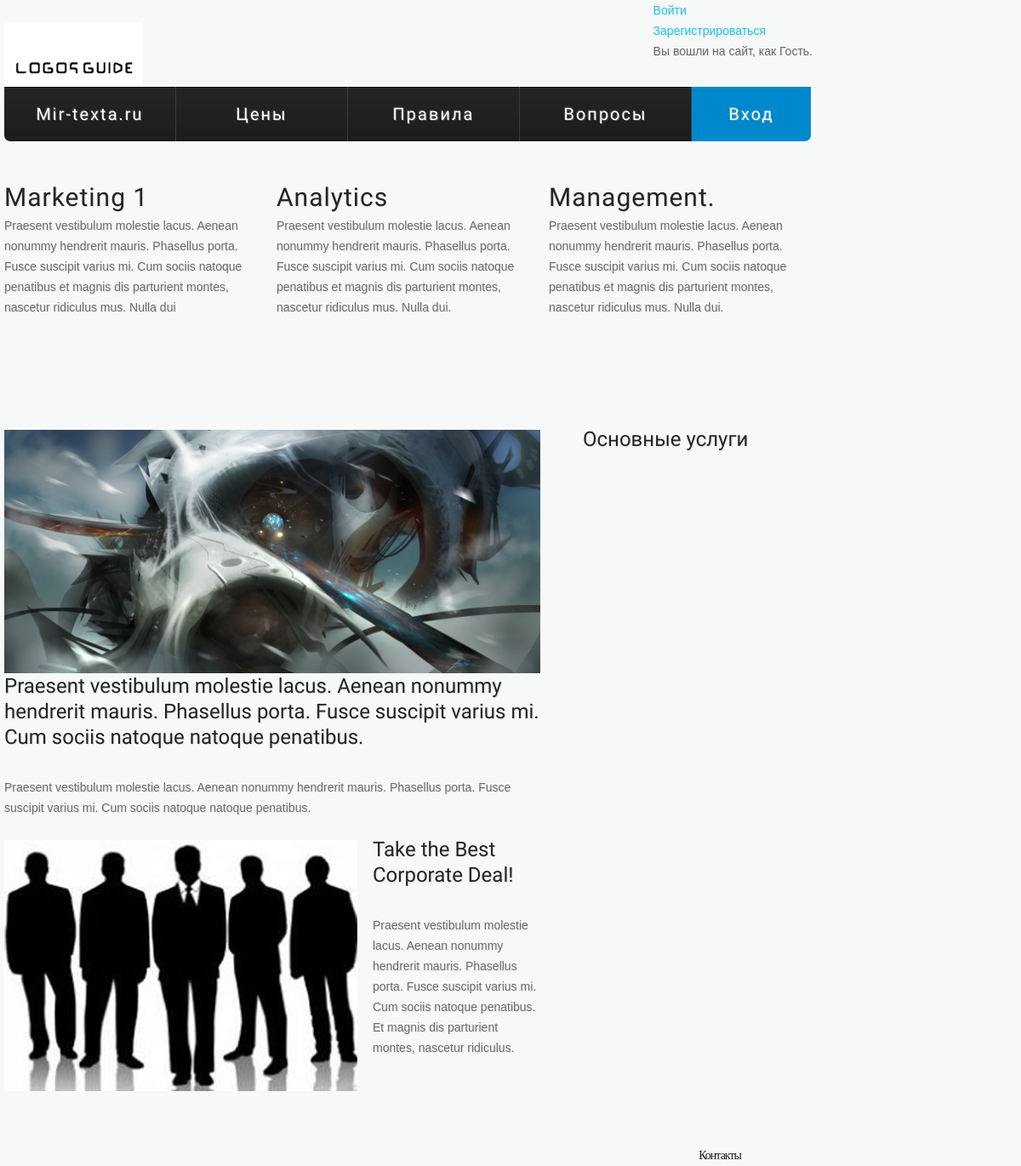
Before: /services.php with the older database file.
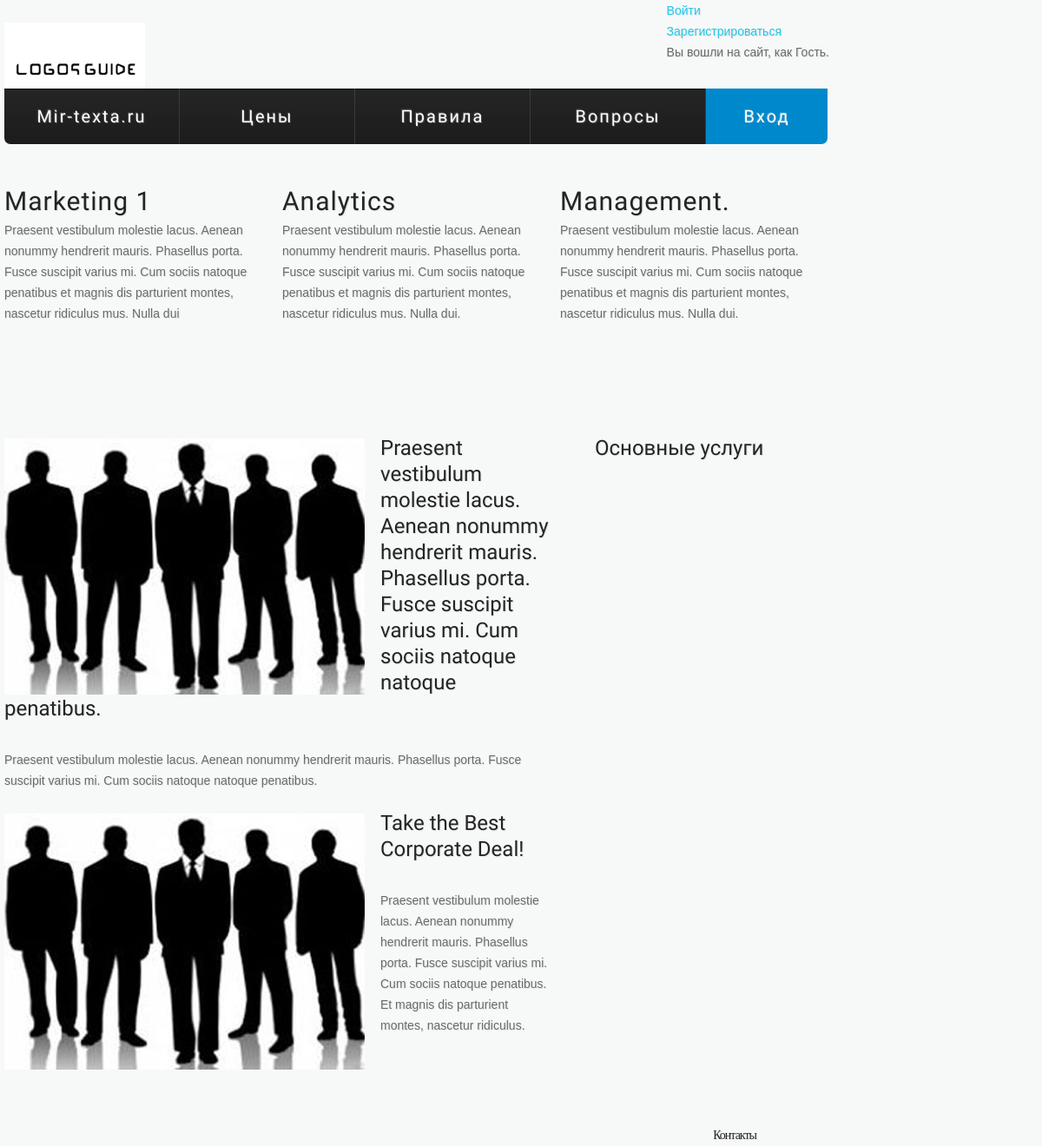
After: the same page with the newer database file.
### tables this page shows
CREATE TABLE IF NOT EXISTS `top_features` (
  `id` int(3) NOT NULL AUTO_INCREMENT,
  `title` varchar(255) NOT NULL,
  `text` text NOT NULL,
  `image` varchar(255) NOT NULL,
  PRIMARY KEY (`id`)
);

### model/pageFormation.php (the view, shortened to what this page needs)
<?php
class pageFormation {
    public function getServicesFeatures($var) {
        $services_features_query = "SELECT title,text FROM services_features";
        $services_features_result = mysql_query($services_features_query);
        while ($services_features_row = mysql_fetch_array($services_features_result)) {
            $services_features_exit[] = "<h2>".$services_features_row[0]."</h2>".
                                        "<p class='padbot text1'>".$services_features_row[1]."</p>";
        }
        return $services_features_exit[$var];
    }
    public function getTopFeatures($var) {
        $top_features_query = "SELECT title,text,image FROM top_features";
        $top_features_result = mysql_query($top_features_query);
        while ($top_features_row = mysql_fetch_array($top_features_result)) {
            $top_features_exit[] = "<img src='$top_features_row[2]' class='imgindent img1'>".
                                   "<h3 class='padbot5'>".$top_features_row[0]."</h3>".
                                   "<p class='padbot6'>".$top_features_row[1]."</p>";
        }
        return $top_features_exit[$var];
    }
}
?>

Changed rows visible on the page:
changed top_features (number 1 of 2 on the later page): image: a different picture
